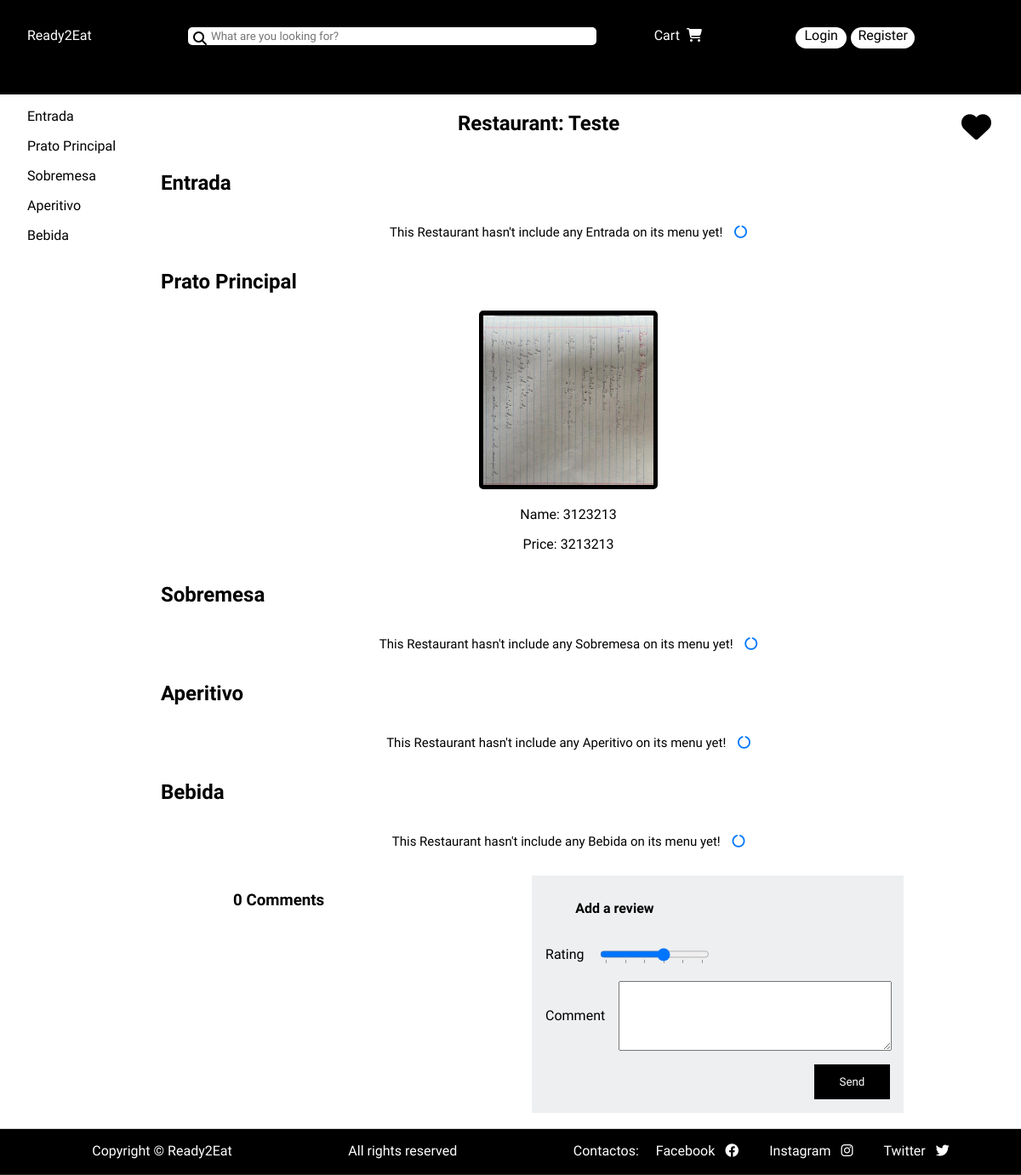
The page /restaurantpage.php?id=2 on the database as committed earlier.
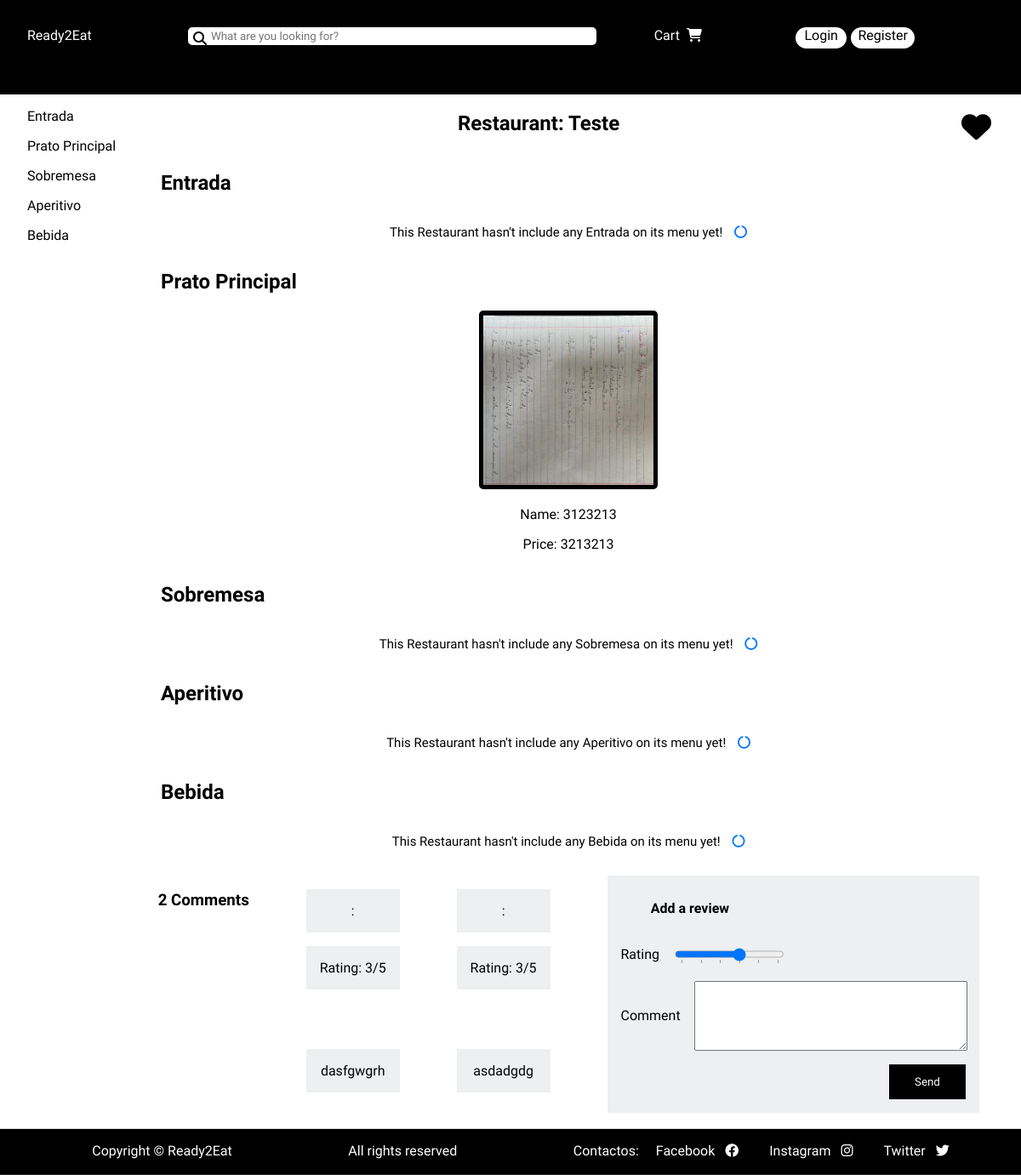
The same page on the database as committed later.
### tables this page shows
CREATE TABLE DishCategory(
    IdCategory INTEGER,
    CategoryTitle TEXT CONSTRAINT nn_CategoryTitle NOT NULL,
    CONSTRAINT DishCategoryPKDefinition PRIMARY KEY (IdCategory)
);

CREATE TABLE Dish(
    IdDish INTEGER PRIMARY KEY,
    IdRestaurant INTEGER,
    IdCategory INTEGER,
    Name TEXT not null,
    Price INTEGER not null,
    CONSTRAINT IdRestaurantForeignKey FOREIGN KEY (IdRestaurant) REFERENCES Restaurant,
    CONSTRAINT IdCategoryForeignKey FOREIGN KEY (IdCategory) REFERENCES DishCategory
);

CREATE TABLE Review(
    IdReview INTEGER,
    Content TEXT CONSTRAINT nn_Review_Content NOT NULL, 
    Rating INT CONSTRAINT nn_Review_RATING NOT NULL, 
    IdRestaurant INTEGER, 
    IdUser INTEGER, 
    CONSTRAINT IdRestaurantForeignKey FOREIGN KEY (IdRestaurant) REFERENCES Restaurant, 
    CONSTRAINT IdUserForeignKey FOREIGN KEY (IdUser) REFERENCES User, 
    CONSTRAINT IdReviewPrimaryKeyDefinition PRIMARY KEY (IdReview)
);

### db/restaurantclass.php (called while the page is built, shortened)
<?php
    class Restaurant{
        public function __construct(int $idRestaurant, int $idOwner, int $idCategory, string $name, string $address, $avg_review){
            $this->IdRestaurant = $idRestaurant;
            $this->name = $name;
        }
        static function getRestaurantWithId(PDO $db, int $restaurantid) :?Restaurant{
            $stmt = $db->prepare('Select IdOwner, IdCategory, name, address, avg_review FROM Restaurant WHERE IdRestaurant = ?');
            $stmt->execute(array($restaurantid));
            $restaurant = $stmt->fetch();
            return new Restaurant((int)$restaurantid, (int)$restaurant['IdOwner'], (int)$restaurant['IdCategory'], $restaurant['name'], $restaurant['address'], (int)$restaurant['avg_review']);
        }
    }
?>

### db/categoryclass.php (called while the page is built, shortened)
<?php
    class Category
    {
        static function getAllDishCategories(PDO $db){
            $stmt = $db->prepare('Select * From DishCategory');
            $stmt->execute();
            return $stmt->fetchAll();
        }
    }
?>

### db/dishesclass.php (called while the page is built, shortened)
<?php
    class Dish{
        public function __construct(int $IdDish, int $IdRestaurant, int $IdCategory, string $name, int $price){
            $this->IdDish = $IdDish;
            $this->name = $name;
            $this->price = $price;
        }
        static function getCategoryDishes(PDO $db, int $idrestaurant, int $categoryid){
            $stmt = $db->prepare('Select IdDish, Name, Price FROM Dish Where IdRestaurant = ? AND IdCategory = ?');
            $stmt->execute(array($idrestaurant, $categoryid));
            $dishes = array();
            while($dish = $stmt->fetch()){
                $dishes[] = new Dish((int)$dish['IdDish'], $idrestaurant, $categoryid, $dish['Name'], (int)$dish['Price']);
            }
            return $dishes;
        }
    }
?>

### db/review.php (called while the page is built, shortened)
<?php
    class Review{
        static function getAllRestaurantReviews(PDO $db, int $idRestaurant){
            $stmt = $db->prepare('Select * From Review Where IdRestaurant = ?');
            $stmt->execute(array($idRestaurant));
            return $stmt->fetchAll();
        }
    }
?>

### template/restaurantpagetemplate.php (the view, shortened to what this page needs)
<?php
    require_once(__DIR__ . '/../db/dishesclass.php');
    require_once(__DIR__ . '/../db/review.php');
    function output_restaurantpage_content(PDO $db, $restaurantinfo, $dishcategories, $userid, $reviews){ ?>
    <section id="restaurantheader">
        <h1>Restaurant: <?=$restaurantinfo->name?><a href="#0"><i class="fa-solid fa-heart fav"></i></a></h1>
    </section>
    <section id="dishmenu">
        <?php foreach($dishcategories as $dishcategory){
            $dishes = Dish::getCategoryDishes($db, $restaurantinfo->IdRestaurant, $dishcategory['IdCategory']);?>
            <h2 id="<?=$dishcategory['IdCategory']?>"><a><?=$dishcategory['CategoryTitle']?></a></h2>
            <section>
                <?php if(count($dishes) != 0){?>
                    <?php foreach($dishes as $dish){ ?>
                            <article>
                                <a href="#0" class="dishimage">
                                    <img src="../images/thumbs_medium/dish_<?=$dish->IdDish?>.jpg" alt="dish image">
                                </a>
                                <p>Name: <?=$dish->name?></p>
                                <p>Price: <?=$dish->price?></p>
                            </article>
                    <?php } ?>
                <?php } ?>
                <?php if(count($dishes) == 0){ ?>
                    <article id="categoryempty">
                        <p>This Restaurant hasn't include any <?=$dishcategory['CategoryTitle']?> on its menu yet!  <i class="fa-solid fa-circle-notch fa-spin"></i></p>
                    </article>
                <?php } ?>
                </section>
        <?php } ?>
        <section id="comments">
        <h1><?=count($reviews)?> Comments</h1>
        <?php foreach ($reviews as $review) { ?>
    <article class="comment">
      <p><?=Review::getReviewPublisherName($db, $review['IdReview'])?>:</p>
      <p>Rating: <?=$review['Rating']?>/5</p> <br><br>
      <p><?=$review['Content']?></p>
    </article>
    <?php }?>
    <form action="restaurantpagetemplate.php" method="post">
      <h2>Add a review</h2>
      <label>Rating
      <input type="range" list="tickmarks" min="0" max="5" name="rating">
      </label>
      <label>Comment
        <textarea name="comment"></textarea>
      </label>
      <button formaction="#" formmethod="post" name="post">Send</button>
    </form>
  </section>
    </section>
        <aside id="categorias">
            <section id="categorias">
                <?php foreach($dishcategories as $dishcategory){?>
                    <p><a href="#<?=$dishcategory['IdCategory']?>"><?=$dishcategory['CategoryTitle']?></a></p>
                <?php } ?>
            </section>
        </aside>
    <?php } ?>

Rows that differ between the two databases and show on the page:
added review: Rating "3", Content "dasfgwgrh"
added review: Rating "3", Content "asdadgdg"
Other text that changed with them:
count($reviews): "0" → "2"
